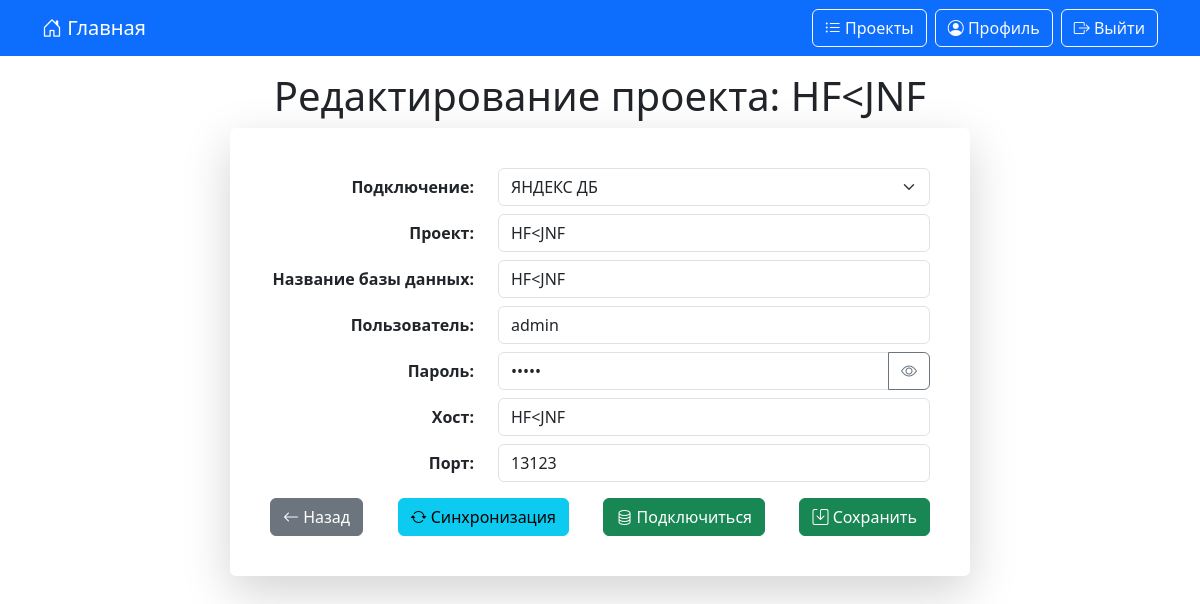
The page /project_edit/16/ (signed in) on the database as committed earlier.
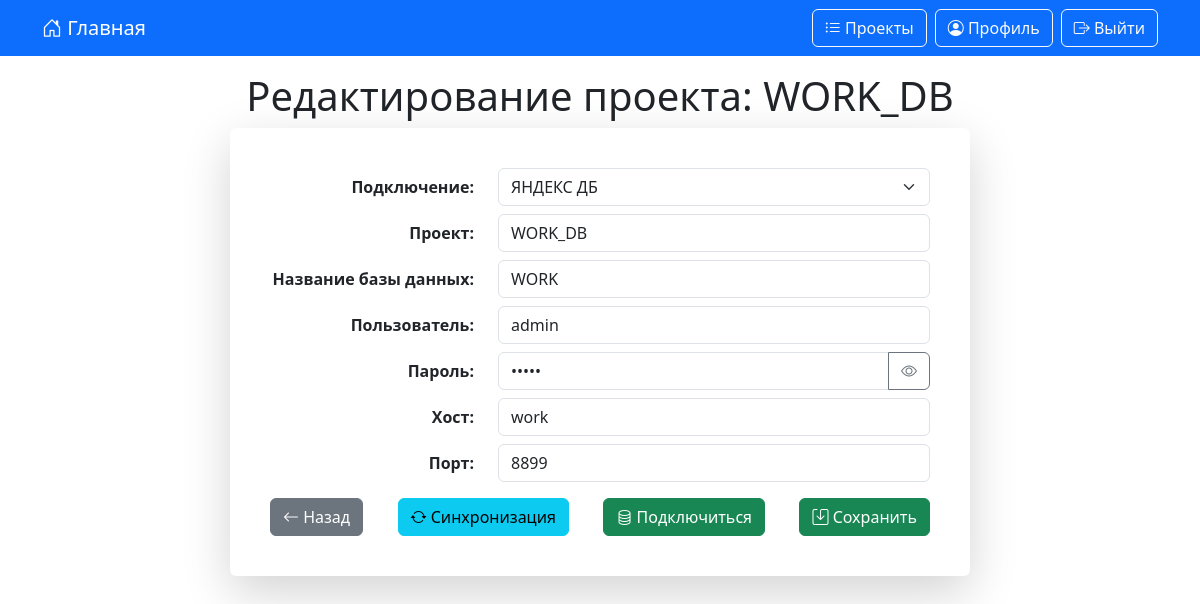
The same page on the database as committed later.
### data_generator/models.py (models this page shows, shortened)
class DateStamp(models.Model):
    created = models.DateTimeField(verbose_name='Дата создания', auto_now_add=True)
    updated = models.DateTimeField(verbose_name='Дата изменения', auto_now=True)
    class Meta:
        abstract = True

class DataBaseUser(DateStamp):
    db_project = models.CharField(verbose_name="Проект", max_length=40, unique=True)
    db_name = models.CharField(verbose_name="Название базы данных", max_length=40)
    db_user = models.CharField(verbose_name="Пользователь", max_length=40)
    db_password = models.CharField(verbose_name="Пароль", max_length=40)
    db_host = models.CharField(verbose_name="Хост", max_length=255)
    db_port = models.CharField(verbose_name="Порт", max_length=8)
    user = models.ForeignKey(CustomUser, verbose_name="Пользователь", on_delete=models.CASCADE, related_name='data_base_user')
    data_base_name = models.ForeignKey(DataBaseName, verbose_name="Подключение", on_delete=models.CASCADE, related_name='data_base_name')
    class Meta:
        verbose_name = "Проект"
        verbose_name_plural = "Проекты"
        ordering = 'db_project',

### data_generator/views.py (the view)
# urls.py: path('project_edit/<int:pk>/', project_edit, name='projects_edit'),
@login_required
def project_edit(request, pk):
    app_settings = AppSettings.objects.first()
    connect_timeout = app_settings.connect_timeout_db if app_settings else 5
    database = get_object_or_404(DataBaseUser, pk=pk, user=request.user)
    if request.method == 'POST':
        form = DataBaseUserForm(request.POST, instance=database)
        if form.is_valid():
            old_password = DataBaseUser.objects.get(pk=pk).db_password
            db_obj = form.save(commit=False)
            if not form.cleaned_data.get('db_password'):
                db_obj.db_password = old_password
            db_obj.save()
            if 'check_connection' in request.POST:
                try:
                    connection = psycopg2.connect(
                        dbname=db_obj.db_name,
                        user=db_obj.db_user,
                        password=db_obj.db_password,
                        host=db_obj.db_host,
                        port=db_obj.db_port,
                        connect_timeout=connect_timeout,
                    )
                    connection.close()
                    messages.success(request, f"Успешное подключение к базе данных '{db_obj.db_name}'.")
                except psycopg2.OperationalError:
                    messages.warning(request, "Ошибка подключения! Проверьте настройки подключения.")
                except Exception as e:
                    messages.warning(request, f"Ошибка подключения: {str(e)}")
                form = DataBaseUserForm(instance=db_obj)
                form.fields['db_password'].initial = db_obj.db_password
                form.fields['db_password'].widget.attrs['value'] = db_obj.db_password
                return render(request, 'projects_edit.html', {'form': form, 'database': db_obj})
            messages.success(request, "Данные успешно сохранены.")
            return redirect(reverse('projects_edit', args=[db_obj.pk]))
        else:
            messages.warning(request, "Исправьте ошибки в форме.")
    else:
        form = DataBaseUserForm(instance=database)
        form.fields['db_password'].initial = database.db_password
        form.fields['db_password'].widget.attrs['value'] = database.db_password
    return render(request,
                  template_name='projects_edit.html',
                  context={
                      'form': form,
                      'database': database}
                  )

### data_generator/forms.py
class DataBaseUserForm(forms.ModelForm):
    class Meta:
        model = DataBaseUser
        fields = ('data_base_name', 'db_project', 'db_name', 'db_user', 'db_password', 'db_host', 'db_port')
        widgets = {
            'data_base_name': forms.Select(attrs={'class': 'form-select', 'id': 'id_data_base_name'}),
            'db_project': forms.TextInput(attrs={'class': 'form-control'}),
            'db_name': forms.TextInput(attrs={'class': 'form-control'}),
            'db_user': forms.TextInput(attrs={'class': 'form-control'}),
            'db_password': forms.PasswordInput(attrs={'class': 'form-control', 'id': 'id_db_password'}, render_value=True),
            'db_host': forms.TextInput(attrs={'class': 'form-control'}),
            'db_port': forms.NumberInput(attrs={'class': 'form-control'}),
        }
    def __init__(self, *args, **kwargs):
        super().__init__(*args, **kwargs)
        self.fields['data_base_name'].empty_label = '— Выберите подключение —'

### data_generator/models.py (called while the page is built)
    def __str__(self):
        return self.name

### templates/projects_edit.html (shortened to what this page needs)
{% extends 'base.html' %}
{% load static %}
{% block content %}
    <h1 class="text-center mb-2">Редактирование проекта: {{ database.db_project }}</h1>
    <div class="card shadow-lg border-0 mx-auto p-4 panel-input">
        <div class="card-body">
            <form method="post" class="needs-validation" novalidate>
                <div class="row mb-2">
                    <label for="id_data_base_name" class="col-sm-4 col-form-label text-end"><strong>Подключение:</strong></label>
                    <div class="col-sm-8">
                        {{ form.data_base_name }}
                    </div>
                </div>
                <div class="row mb-2">
                    <label for="id_db_project" class="col-sm-4 col-form-label text-end"><strong>Проект:</strong></label>
                    <div class="col-sm-8">
                        {{ form.db_project }}
                    </div>
                </div>
                <div class="row mb-2">
                    <label for="id_db_name" class="col-sm-4 col-form-label text-end"><strong>Название базы данных:</strong></label>
                    <div class="col-sm-8">
                        {{ form.db_name }}
                    </div>
                </div>
                <div class="row mb-2">
                    <label for="id_db_user" class="col-sm-4 col-form-label text-end"><strong>Пользователь:</strong></label>
                    <div class="col-sm-8">
                        {{ form.db_user }}
                    </div>
                </div>
                <div class="row mb-2">
                    <label for="id_db_password" class="col-sm-4 col-form-label text-end"><strong>Пароль:</strong> </label>
                    <div class="col-sm-8">
                        <div class="input-group">
                            {{ form.db_password }}
                            <button type="button" class="btn btn-outline-secondary" id="toggleDbPasswordEdit" tabindex="-1" aria-label="Показать/скрыть пароль"><i class="bi bi-eye"></i></button>
                        </div>
                    </div>
                </div>
                <div class="row mb-2">
                    <label for="id_db_host" class="col-sm-4 col-form-label text-end"><strong>Хост:</strong></label>
                    <div class="col-sm-8">
                        {{ form.db_host }}
                    </div>
                </div>
                <div class="row mb-2">
                    <label for="id_db_port" class="col-sm-4 col-form-label text-end"><strong>Порт:</strong></label>
                    <div class="col-sm-8">
                        {{ form.db_port }}
                    </div>
                </div>
                <div class="mt-3 d-flex justify-content-between">
                    <a href="{% url 'projects' %}" class="btn btn-secondary"><i class="bi bi-arrow-left"></i> Назад</a>
                    <button type="submit" name="check_connection" value="true" class="btn btn-info"><i class="bi bi-arrow-repeat"></i> Синхронизация</button>
                    <a href="#" class="btn btn-success"><i class="bi bi-database"></i> Подключиться</a>
                    <button type="submit" class="btn btn-success"><i class="bi bi-save"></i> Сохранить</button>
                </div>
            </form>
        </div>
    </div>
{% endblock %}

Rows that differ between the two databases and show on the page:
changed DataBaseUser "ЯНДЕКС ДБ": db_project "HF<JNF" → "WORK_DB"; db_name "HF<JNF" → "WORK"; db_host "HF<JNF" → "work"; db_port "13123" → "8899"
